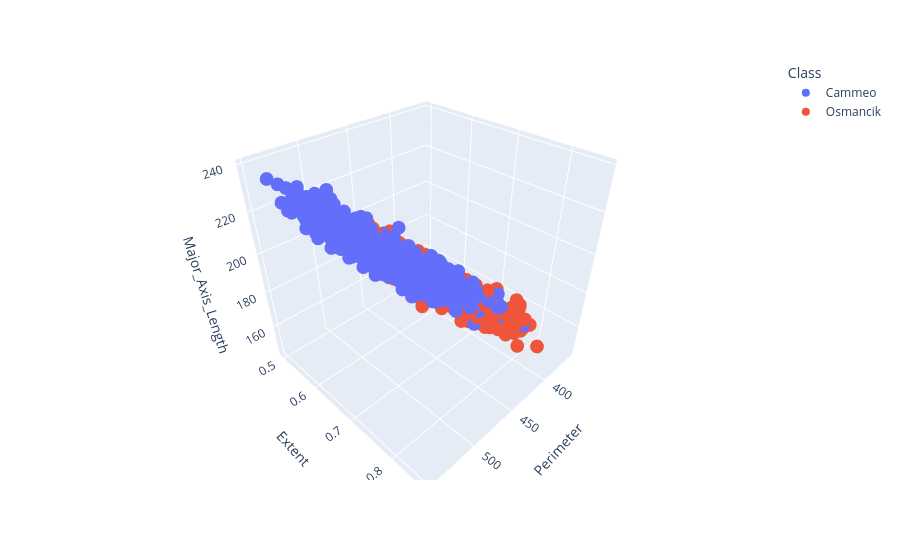

Notebook source saved alongside this figure:
### Markdown cell above
## Task 2: Visualize samples in 3D

Try graphing three of the features in 3D against each other.

### Code cell
#@title Plot three features in 3D by entering their names and running this cell

x_axis_data = 'Perimeter'  # @param {type: "string"}
y_axis_data = 'Extent'  # @param {type: "string"}
z_axis_data = 'Major_Axis_Length'  # @param {type: "string"}

px.scatter_3d(
    rice_dataset,
    x=x_axis_data,
    y=y_axis_data,
    z=z_axis_data,
    color='Class',
).show()

### Figure 1 — Plotly figure (JSON) as saved in the notebook; plotly's stock layout.template omitted (floating-point values rounded to 4 significant figures; data arrays with more than 128 entries replaced by an {"elided": "..."} marker saying what was removed)
{"data": [{"hovertemplate": "Class=Cammeo<br>Perimeter=%{x}<br>Extent=%{y}<br>Major_Axis_Length=%{z}<extra></extra>", "legendgroup": "Cammeo", "marker": {"color": "#636efa", "symbol": "circle"}, "mode": "markers", "name": "Cammeo", "scene": "scene", "showlegend": true, "type": "scatter3d", "x": {"elided": "1630 float values"}, "y": {"elided": "1630 float values"}, "z": {"elided": "1630 float values"}}, {"hovertemplate": "Class=Osmancik<br>Perimeter=%{x}<br>Extent=%{y}<br>Major_Axis_Length=%{z}<extra></extra>", "legendgroup": "Osmancik", "marker": {"color": "#EF553B", "symbol": "circle"}, "mode": "markers", "name": "Osmancik", "scene": "scene", "showlegend": true, "type": "scatter3d", "x": {"elided": "2180 float values"}, "y": {"elided": "2180 float values"}, "z": {"elided": "2180 float values"}}], "layout": {"legend": {"title": {"text": "Class"}, "tracegroupgap": 0}, "margin": {"t": 60}, "scene": {"domain": {"x": [0, 1], "y": [0, 1]}, "xaxis": {"title": {"text": "Perimeter"}}, "yaxis": {"title": {"text": "Extent"}}, "zaxis": {"title": {"text": "Major_Axis_Length"}}}}}
